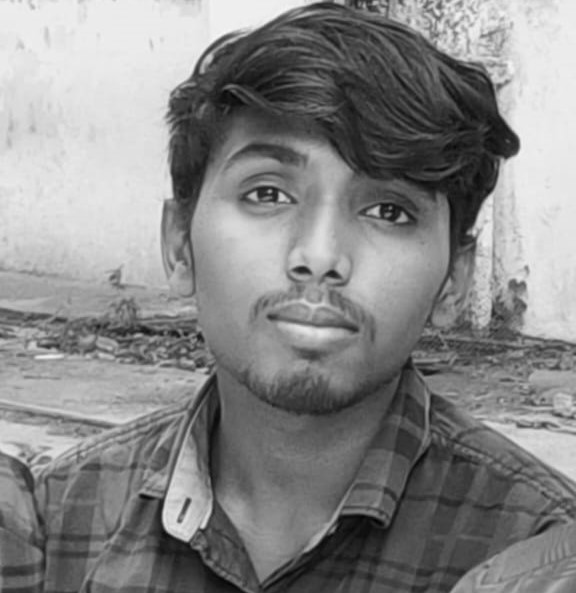
#> input picture ComputerVision/images/sha.jpg, 576 x 593 px, found by its file name
$ python MorphologicalOperations.py
#> lines starting #> are read from the running program, lines starting #| are printed output that depends on the picture
import cv2

import numpy as np


img1  = cv2.imread('D:\ML-DL-learns\ComputerVision\images\sha.jpg',0)
#> img1 is the input picture: shape (593, 576); min 1, max 251, mean 135.7

#Morphological operations work using a structuring element (kernel) that slides across the image.


# 1. Errosion
"""
typical pipeline:

Image
  ↓
Thresholding
  ↓
Morphological Operations
  ↓
Contour Detection / Object Detection

Erosion shrinks white regions (foreground objects) in a binary image.

Small white pixels or noise disappear.

the white region becomes --> Smaller


Why we use it

Erosion is used to:

-remove small noise pixels
-separate connected objects

"""


ker = np.ones((3,3), np.uint8)

erosion = cv2.erode(img1, ker , iterations=1)
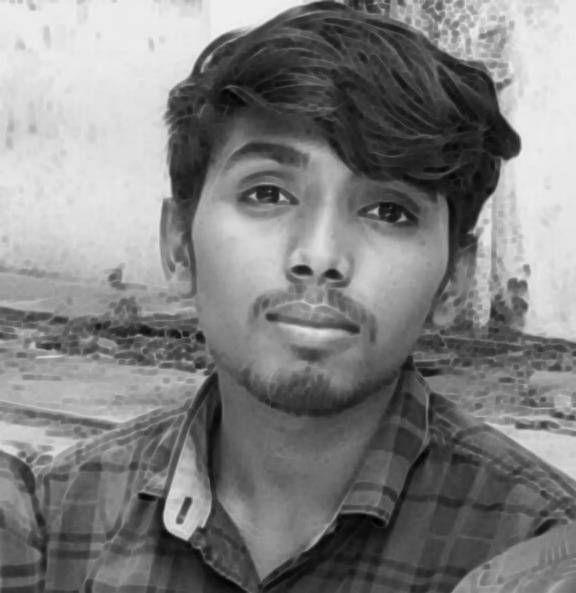
#> erosion: shape (593, 576); min 1, max 240, mean 128.3

cv2.imshow("erro", erosion)


# 2.Dilation

# dilation explands the white region in the image

# white object becomes larger

dil = cv2.dilate(img1 , ker , iterations=1)
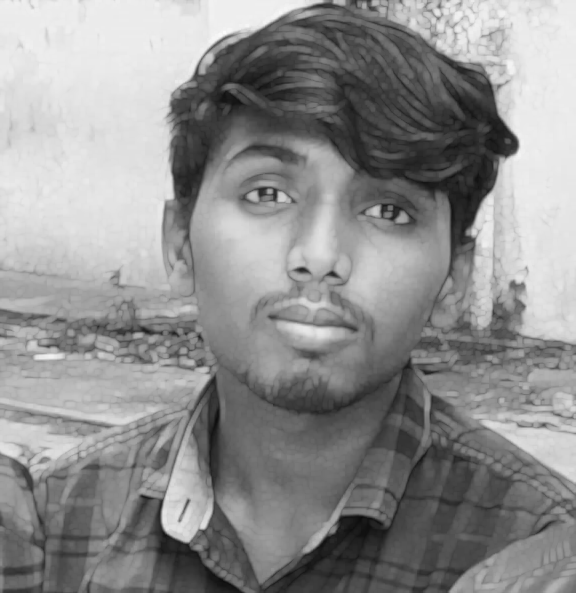
#> dil: shape (593, 576); min 10, max 251, mean 143.1

cv2.imshow("Dilation : ", dil)

"""

dilation

Why we use it

Dilation helps to:

- fill small holes
-  connect broken object parts

"""


# OPening

# it is errosion followed by dilation it occusliie one after another , accodrind to our needs

opening =  cv2.morphologyEx(img1, cv2.MORPH_OPEN, ker)

cv2.imshow("OPeing : ", opening)

"""

1. Erode image
2. Dilate result

Opening removes small objects or noise while keeping main shapes.

we use it to remove the noise in the image

"""


# 4. closing

# it is dilation followed by errosion it just a opposite of the opening

clo = cv2.morphologyEx(img1, cv2.MORPH_CLOSE, ker)

cv2.imshow("Closing : ", clo)

"""

Closing fills small holes and gaps inside objects.
1. Dilate image
2. Erode result


we ue it to
- fill small holes inside objects
- connect broken boundaries
"""


# morphological gradients

# it is actually morph gradient = dilation - errosion

# it only contains of the bboundraies of the image

# it is used to dectct the boundraies and highlight the edges

grad = cv2.morphologyEx(img1 , cv2.MORPH_GRADIENT, ker)
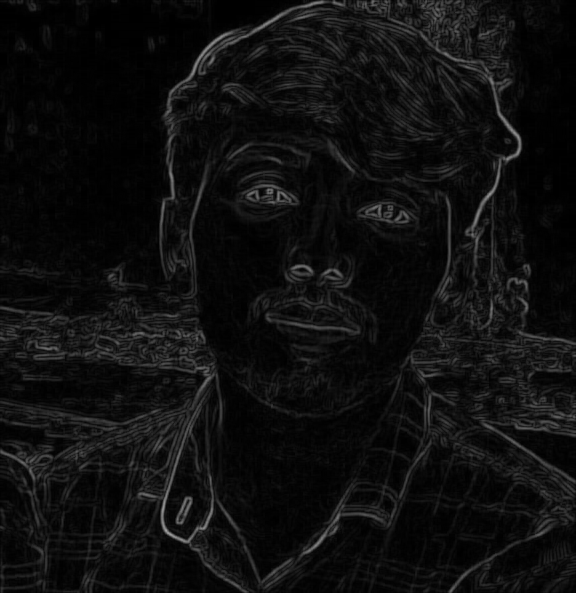
#> grad: shape (593, 576); min 0, max 159, mean 14.8

cv2.imshow("Gradient : ", grad)


cv2.waitKey(0)

cv2.destroyAllWindows()
